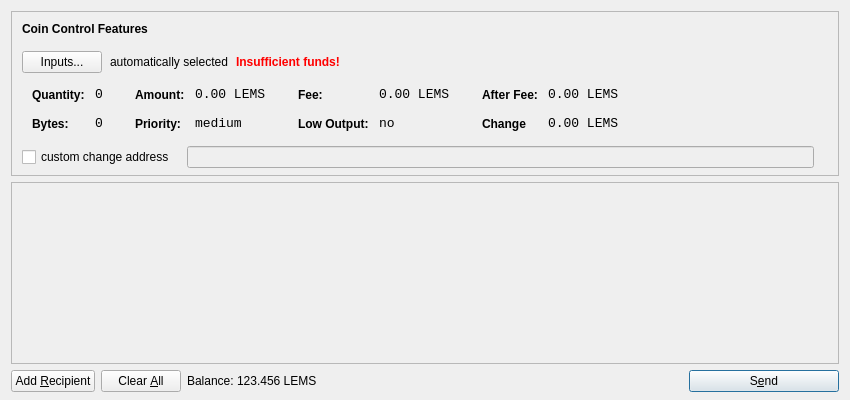
<?xml version="1.0" encoding="UTF-8"?>
<ui version="4.0">
 <class>SendCoinsDialog</class>
 <widget class="QDialog" name="SendCoinsDialog">
  <property name="geometry">
   <rect>
    <x>0</x>
    <y>0</y>
    <width>850</width>
    <height>400</height>
   </rect>
  </property>
  <property name="windowTitle">
   <string>Send Coins</string>
  </property>
  <layout class="QVBoxLayout" name="verticalLayout" stretch="0,1,0">
   <property name="bottomMargin">
    <number>8</number>
   </property>
   <item>
    <widget class="QFrame" name="frameCoinControl">
     <property name="sizePolicy">
      <sizepolicy hsizetype="Expanding" vsizetype="Expanding">
       <horstretch>0</horstretch>
       <verstretch>0</verstretch>
      </sizepolicy>
     </property>
     <property name="maximumSize">
      <size>
       <width>16777215</width>
       <height>16777215</height>
      </size>
     </property>
     <property name="frameShape">
      <enum>QFrame::StyledPanel</enum>
     </property>
     <property name="frameShadow">
      <enum>QFrame::Sunken</enum>
     </property>
     <layout class="QVBoxLayout" name="verticalLayoutCoinControl2">
      <property name="spacing">
       <number>-1</number>
      </property>
      <property name="leftMargin">
       <number>0</number>
      </property>
      <property name="topMargin">
       <number>0</number>
      </property>
      <property name="rightMargin">
       <number>0</number>
      </property>
      <property name="bottomMargin">
       <number>6</number>
      </property>
      <item>
       <layout class="QVBoxLayout" name="verticalLayoutCoinControl" stretch="0,0,0,0,1">
        <property name="spacing">
         <number>0</number>
        </property>
        <property name="leftMargin">
         <number>10</number>
        </property>
        <property name="topMargin">
         <number>10</number>
        </property>
        <item>
         <layout class="QHBoxLayout" name="horizontalLayoutCoinControl1">
          <property name="bottomMargin">
           <number>15</number>
          </property>
          <item>
           <widget class="QLabel" name="labelCoinControlFeatures">
            <property name="sizePolicy">
             <sizepolicy hsizetype="Preferred" vsizetype="Maximum">
              <horstretch>0</horstretch>
              <verstretch>0</verstretch>
             </sizepolicy>
            </property>
            <property name="font">
             <font>
              <weight>75</weight>
              <bold>true</bold>
             </font>
            </property>
            <property name="styleSheet">
             <string notr="true">font-weight:bold;</string>
            </property>
            <property name="text">
             <string>Coin Control Features</string>
            </property>
           </widget>
          </item>
         </layout>
        </item>
        <item>
         <layout class="QHBoxLayout" name="horizontalLayoutCoinControl2" stretch="0,0,0,0">
          <property name="spacing">
           <number>8</number>
          </property>
          <property name="bottomMargin">
           <number>10</number>
          </property>
          <item>
           <widget class="QPushButton" name="pushButtonCoinControl">
            <property name="styleSheet">
             <string notr="true"/>
            </property>
            <property name="text">
             <string>Inputs...</string>
            </property>
           </widget>
          </item>
          <item>
           <widget class="QLabel" name="labelCoinControlAutomaticallySelected">
            <property name="text">
             <string>automatically selected</string>
            </property>
            <property name="margin">
             <number>5</number>
            </property>
           </widget>
          </item>
          <item>
           <widget class="QLabel" name="labelCoinControlInsuffFunds">
            <property name="font">
             <font>
              <weight>75</weight>
              <bold>true</bold>
             </font>
            </property>
            <property name="styleSheet">
             <string notr="true">color:red;font-weight:bold;</string>
            </property>
            <property name="text">
             <string>Insufficient funds!</string>
            </property>
            <property name="margin">
             <number>5</number>
            </property>
           </widget>
          </item>
          <item>
           <spacer name="horizontalSpacerCoinControl">
            <property name="orientation">
             <enum>Qt::Horizontal</enum>
            </property>
            <property name="sizeHint" stdset="0">
             <size>
              <width>40</width>
              <height>1</height>
             </size>
            </property>
           </spacer>
          </item>
         </layout>
        </item>
        <item>
         <widget class="QWidget" name="widgetCoinControl" native="true">
          <property name="sizePolicy">
           <sizepolicy hsizetype="Preferred" vsizetype="Preferred">
            <horstretch>0</horstretch>
            <verstretch>0</verstretch>
           </sizepolicy>
          </property>
          <property name="minimumSize">
           <size>
            <width>0</width>
            <height>0</height>
           </size>
          </property>
          <property name="styleSheet">
           <string notr="true"/>
          </property>
          <layout class="QHBoxLayout" name="horizontalLayoutCoinControl5">
           <property name="margin">
            <number>0</number>
           </property>
           <item>
            <layout class="QHBoxLayout" name="horizontalLayoutCoinControl3" stretch="0,0,0,1">
             <property name="spacing">
              <number>20</number>
             </property>
             <property name="topMargin">
              <number>0</number>
             </property>
             <property name="bottomMargin">
              <number>10</number>
             </property>
             <item>
              <layout class="QFormLayout" name="formLayoutCoinControl1">
               <property name="horizontalSpacing">
                <number>10</number>
               </property>
               <property name="verticalSpacing">
                <number>14</number>
               </property>
               <property name="leftMargin">
                <number>10</number>
               </property>
               <property name="topMargin">
                <number>4</number>
               </property>
               <property name="rightMargin">
                <number>6</number>
               </property>
               <item row="0" column="0">
                <widget class="QLabel" name="labelCoinControlQuantityText">
                 <property name="styleSheet">
                  <string notr="true">font-weight:bold;</string>
                 </property>
                 <property name="text">
                  <string>Quantity:</string>
                 </property>
                 <property name="margin">
                  <number>0</number>
                 </property>
                </widget>
               </item>
               <item row="0" column="1">
                <widget class="QLabel" name="labelCoinControlQuantity">
                 <property name="font">
                  <font>
                   <family>Monospace</family>
                   <pointsize>10</pointsize>
                  </font>
                 </property>
                 <property name="cursor">
                  <cursorShape>IBeamCursor</cursorShape>
                 </property>
                 <property name="contextMenuPolicy">
                  <enum>Qt::ActionsContextMenu</enum>
                 </property>
                 <property name="text">
                  <string>0</string>
                 </property>
                 <property name="margin">
                  <number>0</number>
                 </property>
                 <property name="textInteractionFlags">
                  <set>Qt::LinksAccessibleByMouse|Qt::TextSelectableByKeyboard|Qt::TextSelectableByMouse</set>
                 </property>
                </widget>
               </item>
               <item row="1" column="0">
                <widget class="QLabel" name="labelCoinControlBytesText">
                 <property name="styleSheet">
                  <string notr="true">font-weight:bold;</string>
                 </property>
                 <property name="text">
                  <string>Bytes:</string>
                 </property>
                </widget>
               </item>
               <item row="1" column="1">
                <widget class="QLabel" name="labelCoinControlBytes">
                 <property name="font">
                  <font>
                   <family>Monospace</family>
                   <pointsize>10</pointsize>
                  </font>
                 </property>
                 <property name="cursor">
                  <cursorShape>IBeamCursor</cursorShape>
                 </property>
                 <property name="contextMenuPolicy">
                  <enum>Qt::ActionsContextMenu</enum>
                 </property>
                 <property name="text">
                  <string>0</string>
                 </property>
                 <property name="textInteractionFlags">
                  <set>Qt::LinksAccessibleByMouse|Qt::TextSelectableByKeyboard|Qt::TextSelectableByMouse</set>
                 </property>
                </widget>
               </item>
              </layout>
             </item>
             <item>
              <layout class="QFormLayout" name="formLayoutCoinControl2">
               <property name="horizontalSpacing">
                <number>10</number>
               </property>
               <property name="verticalSpacing">
                <number>14</number>
               </property>
               <property name="leftMargin">
                <number>6</number>
               </property>
               <property name="topMargin">
                <number>4</number>
               </property>
               <property name="rightMargin">
                <number>6</number>
               </property>
               <item row="0" column="0">
                <widget class="QLabel" name="labelCoinControlAmountText">
                 <property name="styleSheet">
                  <string notr="true">font-weight:bold;</string>
                 </property>
                 <property name="text">
                  <string>Amount:</string>
                 </property>
                 <property name="margin">
                  <number>0</number>
                 </property>
                </widget>
               </item>
               <item row="0" column="1">
                <widget class="QLabel" name="labelCoinControlAmount">
                 <property name="font">
                  <font>
                   <family>Monospace</family>
                   <pointsize>10</pointsize>
                  </font>
                 </property>
                 <property name="cursor">
                  <cursorShape>IBeamCursor</cursorShape>
                 </property>
                 <property name="contextMenuPolicy">
                  <enum>Qt::ActionsContextMenu</enum>
                 </property>
                 <property name="text">
                  <string>0.00 LEMS</string>
                 </property>
                 <property name="textInteractionFlags">
                  <set>Qt::LinksAccessibleByMouse|Qt::TextSelectableByKeyboard|Qt::TextSelectableByMouse</set>
                 </property>
                </widget>
               </item>
               <item row="1" column="0">
                <widget class="QLabel" name="labelCoinControlPriorityText">
                 <property name="styleSheet">
                  <string notr="true">font-weight:bold;</string>
                 </property>
                 <property name="text">
                  <string>Priority:</string>
                 </property>
                </widget>
               </item>
               <item row="1" column="1">
                <widget class="QLabel" name="labelCoinControlPriority">
                 <property name="font">
                  <font>
                   <family>Monospace</family>
                   <pointsize>10</pointsize>
                  </font>
                 </property>
                 <property name="cursor">
                  <cursorShape>IBeamCursor</cursorShape>
                 </property>
                 <property name="contextMenuPolicy">
                  <enum>Qt::ActionsContextMenu</enum>
                 </property>
                 <property name="text">
                  <string>medium</string>
                 </property>
                 <property name="textInteractionFlags">
                  <set>Qt::LinksAccessibleByMouse|Qt::TextSelectableByKeyboard|Qt::TextSelectableByMouse</set>
                 </property>
                </widget>
               </item>
              </layout>
             </item>
             <item>
              <layout class="QFormLayout" name="formLayoutCoinControl3">
               <property name="horizontalSpacing">
                <number>10</number>
               </property>
               <property name="verticalSpacing">
                <number>14</number>
               </property>
               <property name="leftMargin">
                <number>6</number>
               </property>
               <property name="topMargin">
                <number>4</number>
               </property>
               <property name="rightMargin">
                <number>6</number>
               </property>
               <item row="0" column="0">
                <widget class="QLabel" name="labelCoinControlFeeText">
                 <property name="styleSheet">
                  <string notr="true">font-weight:bold;</string>
                 </property>
                 <property name="text">
                  <string>Fee:</string>
                 </property>
                 <property name="margin">
                  <number>0</number>
                 </property>
                </widget>
               </item>
               <item row="0" column="1">
                <widget class="QLabel" name="labelCoinControlFee">
                 <property name="font">
                  <font>
                   <family>Monospace</family>
                   <pointsize>10</pointsize>
                  </font>
                 </property>
                 <property name="cursor">
                  <cursorShape>IBeamCursor</cursorShape>
                 </property>
                 <property name="contextMenuPolicy">
                  <enum>Qt::ActionsContextMenu</enum>
                 </property>
                 <property name="text">
                  <string>0.00 LEMS</string>
                 </property>
                 <property name="textInteractionFlags">
                  <set>Qt::LinksAccessibleByMouse|Qt::TextSelectableByKeyboard|Qt::TextSelectableByMouse</set>
                 </property>
                </widget>
               </item>
               <item row="1" column="0">
                <widget class="QLabel" name="labelCoinControlLowOutputText">
                 <property name="styleSheet">
                  <string notr="true">font-weight:bold;</string>
                 </property>
                 <property name="text">
                  <string>Low Output:</string>
                 </property>
                </widget>
               </item>
               <item row="1" column="1">
                <widget class="QLabel" name="labelCoinControlLowOutput">
                 <property name="font">
                  <font>
                   <family>Monospace</family>
                   <pointsize>10</pointsize>
                  </font>
                 </property>
                 <property name="cursor">
                  <cursorShape>IBeamCursor</cursorShape>
                 </property>
                 <property name="contextMenuPolicy">
                  <enum>Qt::ActionsContextMenu</enum>
                 </property>
                 <property name="text">
                  <string>no</string>
                 </property>
                 <property name="textInteractionFlags">
                  <set>Qt::LinksAccessibleByMouse|Qt::TextSelectableByKeyboard|Qt::TextSelectableByMouse</set>
                 </property>
                </widget>
               </item>
              </layout>
             </item>
             <item>
              <layout class="QFormLayout" name="formLayoutCoinControl4">
               <property name="horizontalSpacing">
                <number>10</number>
               </property>
               <property name="verticalSpacing">
                <number>14</number>
               </property>
               <property name="leftMargin">
                <number>6</number>
               </property>
               <property name="topMargin">
                <number>4</number>
               </property>
               <property name="rightMargin">
                <number>6</number>
               </property>
               <item row="0" column="0">
                <widget class="QLabel" name="labelCoinControlAfterFeeText">
                 <property name="styleSheet">
                  <string notr="true">font-weight:bold;</string>
                 </property>
                 <property name="text">
                  <string>After Fee:</string>
                 </property>
                 <property name="margin">
                  <number>0</number>
                 </property>
                </widget>
               </item>
               <item row="0" column="1">
                <widget class="QLabel" name="labelCoinControlAfterFee">
                 <property name="font">
                  <font>
                   <family>Monospace</family>
                   <pointsize>10</pointsize>
                  </font>
                 </property>
                 <property name="cursor">
                  <cursorShape>IBeamCursor</cursorShape>
                 </property>
                 <property name="contextMenuPolicy">
                  <enum>Qt::ActionsContextMenu</enum>
                 </property>
                 <property name="text">
                  <string>0.00 LEMS</string>
                 </property>
                 <property name="textInteractionFlags">
                  <set>Qt::LinksAccessibleByMouse|Qt::TextSelectableByKeyboard|Qt::TextSelectableByMouse</set>
                 </property>
                </widget>
               </item>
               <item row="1" column="0">
                <widget class="QLabel" name="labelCoinControlChangeText">
                 <property name="styleSheet">
                  <string notr="true">font-weight:bold;</string>
                 </property>
                 <property name="text">
                  <string>Change</string>
                 </property>
                </widget>
               </item>
               <item row="1" column="1">
                <widget class="QLabel" name="labelCoinControlChange">
                 <property name="font">
                  <font>
                   <family>Monospace</family>
                   <pointsize>10</pointsize>
                  </font>
                 </property>
                 <property name="cursor">
                  <cursorShape>IBeamCursor</cursorShape>
                 </property>
                 <property name="contextMenuPolicy">
                  <enum>Qt::ActionsContextMenu</enum>
                 </property>
                 <property name="text">
                  <string>0.00 LEMS</string>
                 </property>
                 <property name="textInteractionFlags">
                  <set>Qt::LinksAccessibleByMouse|Qt::TextSelectableByKeyboard|Qt::TextSelectableByMouse</set>
                 </property>
                </widget>
               </item>
              </layout>
             </item>
            </layout>
           </item>
          </layout>
         </widget>
        </item>
        <item>
         <layout class="QHBoxLayout" name="horizontalLayoutCoinControl4" stretch="0,0,0">
          <property name="spacing">
           <number>12</number>
          </property>
          <property name="sizeConstraint">
           <enum>QLayout::SetDefaultConstraint</enum>
          </property>
          <property name="topMargin">
           <number>5</number>
          </property>
          <property name="rightMargin">
           <number>5</number>
          </property>
          <item>
           <widget class="QCheckBox" name="checkBoxCoinControlChange">
            <property name="text">
             <string>custom change address</string>
            </property>
           </widget>
          </item>
          <item>
           <widget class="QLineEdit" name="lineEditCoinControlChange">
            <property name="enabled">
             <bool>false</bool>
            </property>
            <property name="sizePolicy">
             <sizepolicy hsizetype="Expanding" vsizetype="Fixed">
              <horstretch>0</horstretch>
              <verstretch>0</verstretch>
             </sizepolicy>
            </property>
           </widget>
          </item>
          <item>
           <widget class="QLabel" name="labelCoinControlChangeLabel">
            <property name="sizePolicy">
             <sizepolicy hsizetype="Preferred" vsizetype="Expanding">
              <horstretch>0</horstretch>
              <verstretch>0</verstretch>
             </sizepolicy>
            </property>
            <property name="minimumSize">
             <size>
              <width>0</width>
              <height>0</height>
             </size>
            </property>
            <property name="text">
             <string/>
            </property>
            <property name="margin">
             <number>3</number>
            </property>
           </widget>
          </item>
         </layout>
        </item>
        <item>
         <spacer name="verticalSpacerCoinControl">
          <property name="orientation">
           <enum>Qt::Vertical</enum>
          </property>
          <property name="sizeHint" stdset="0">
           <size>
            <width>800</width>
            <height>1</height>
           </size>
          </property>
         </spacer>
        </item>
       </layout>
      </item>
     </layout>
    </widget>
   </item>
   <item>
    <widget class="QScrollArea" name="scrollArea">
     <property name="widgetResizable">
      <bool>true</bool>
     </property>
     <widget class="QWidget" name="scrollAreaWidgetContents">
      <property name="geometry">
       <rect>
        <x>0</x>
        <y>0</y>
        <width>830</width>
        <height>165</height>
       </rect>
      </property>
      <layout class="QVBoxLayout" name="verticalLayout_2">
       <property name="margin">
        <number>0</number>
       </property>
       <item>
        <layout class="QVBoxLayout" name="entries">
         <property name="spacing">
          <number>6</number>
         </property>
        </layout>
       </item>
       <item>
        <spacer name="verticalSpacer">
         <property name="orientation">
          <enum>Qt::Vertical</enum>
         </property>
         <property name="sizeHint" stdset="0">
          <size>
           <width>20</width>
           <height>40</height>
          </size>
         </property>
        </spacer>
       </item>
      </layout>
     </widget>
    </widget>
   </item>
   <item>
    <layout class="QHBoxLayout" name="horizontalLayout">
     <item>
      <widget class="QPushButton" name="addButton">
       <property name="toolTip">
        <string>Send to multiple recipients at once</string>
       </property>
       <property name="text">
        <string>Add &amp;Recipient</string>
       </property>
       <property name="icon">
        <iconset resource="../bitcoin.qrc">
         <normaloff>:/icons/add</normaloff>:/icons/add</iconset>
       </property>
       <property name="autoDefault">
        <bool>false</bool>
       </property>
      </widget>
     </item>
     <item>
      <widget class="QPushButton" name="clearButton">
       <property name="sizePolicy">
        <sizepolicy hsizetype="Minimum" vsizetype="Fixed">
         <horstretch>0</horstretch>
         <verstretch>0</verstretch>
        </sizepolicy>
       </property>
       <property name="toolTip">
        <string>Remove all transaction fields</string>
       </property>
       <property name="text">
        <string>Clear &amp;All</string>
       </property>
       <property name="icon">
        <iconset resource="../bitcoin.qrc">
         <normaloff>:/icons/remove</normaloff>:/icons/remove</iconset>
       </property>
       <property name="autoRepeatDelay">
        <number>300</number>
       </property>
       <property name="autoDefault">
        <bool>false</bool>
       </property>
      </widget>
     </item>
     <item>
      <layout class="QHBoxLayout" name="horizontalLayout_2">
       <property name="spacing">
        <number>3</number>
       </property>
       <item>
        <widget class="QLabel" name="label">
         <property name="sizePolicy">
          <sizepolicy hsizetype="Preferred" vsizetype="Fixed">
           <horstretch>0</horstretch>
           <verstretch>0</verstretch>
          </sizepolicy>
         </property>
         <property name="text">
          <string>Balance:</string>
         </property>
        </widget>
       </item>
       <item>
        <widget class="QLabel" name="labelBalance">
         <property name="sizePolicy">
          <sizepolicy hsizetype="Preferred" vsizetype="Fixed">
           <horstretch>0</horstretch>
           <verstretch>0</verstretch>
          </sizepolicy>
         </property>
         <property name="cursor">
          <cursorShape>IBeamCursor</cursorShape>
         </property>
         <property name="text">
          <string>123.456 LEMS</string>
         </property>
         <property name="textInteractionFlags">
          <set>Qt::LinksAccessibleByMouse|Qt::TextSelectableByKeyboard|Qt::TextSelectableByMouse</set>
         </property>
        </widget>
       </item>
      </layout>
     </item>
     <item>
      <spacer name="horizontalSpacer">
       <property name="orientation">
        <enum>Qt::Horizontal</enum>
       </property>
       <property name="sizeHint" stdset="0">
        <size>
         <width>40</width>
         <height>20</height>
        </size>
       </property>
      </spacer>
     </item>
     <item>
      <widget class="QPushButton" name="sendButton">
       <property name="minimumSize">
        <size>
         <width>150</width>
         <height>0</height>
        </size>
       </property>
       <property name="toolTip">
        <string>Confirm the send action</string>
       </property>
       <property name="text">
        <string>S&amp;end</string>
       </property>
       <property name="icon">
        <iconset resource="../bitcoin.qrc">
         <normaloff>:/icons/send</normaloff>:/icons/send</iconset>
       </property>
       <property name="default">
        <bool>true</bool>
       </property>
      </widget>
     </item>
    </layout>
   </item>
  </layout>
 </widget>
 <resources>
  <include location="../bitcoin.qrc"/>
 </resources>
 <connections/>
</ui>
